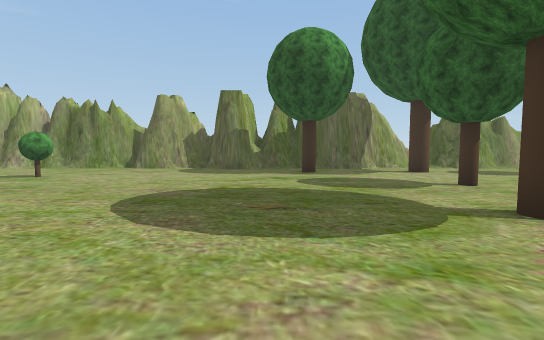
[1] (above)

23 first-person views from a walk through a scene from a Unity 3-D project. The camera is 1.5 m above the floor, tilts 4° down and sees 85° across. The floor is counted in squares, 2 m on a side. Each view is taken from the middle of a square. On the plan, view 1 faces up. The plan holds only what a view shows up to about 10 squares ahead; the rest is blank. The place goes on beyond the plan. Some trees and plants on the terrain are drawn as simple stand-ins. The player character is not drawn. Some surface patterns are stand-ins.

[2]
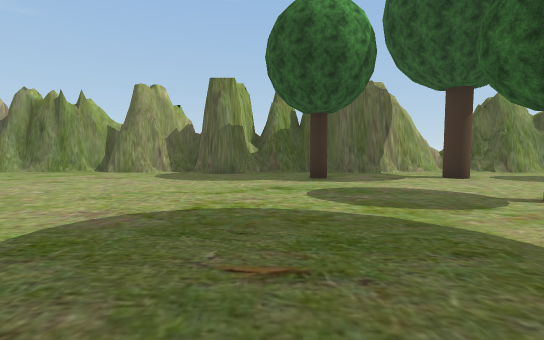

[3]
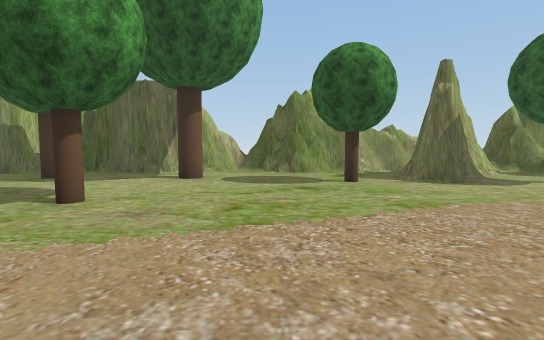

[4]
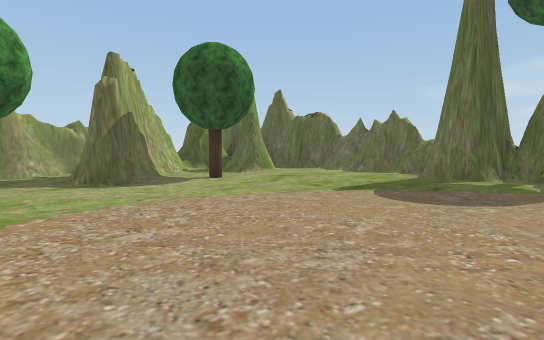

[5]
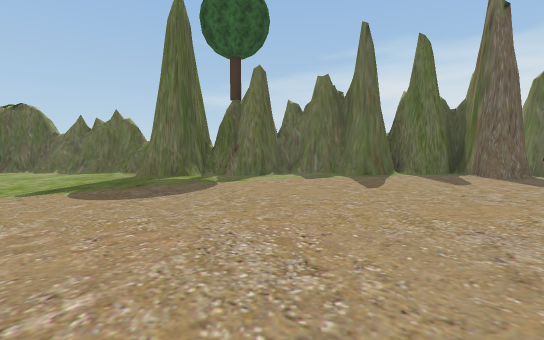

[6]
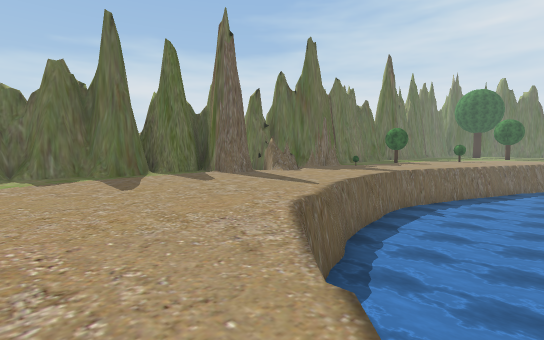

[7]
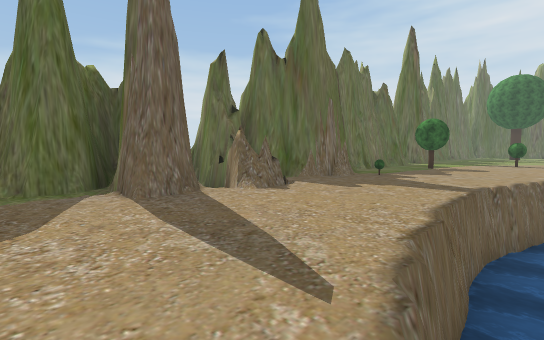

[8]
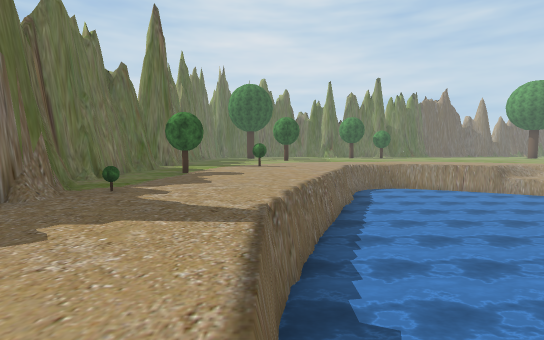

[9]
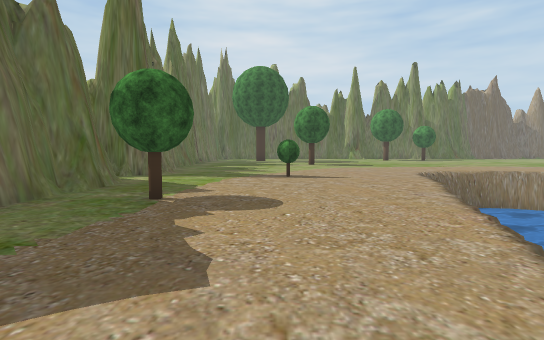

[10]
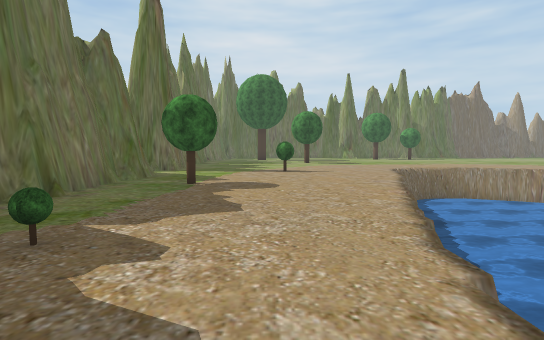

[11]
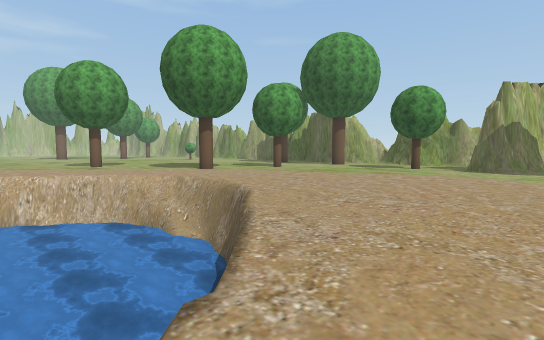

[12]
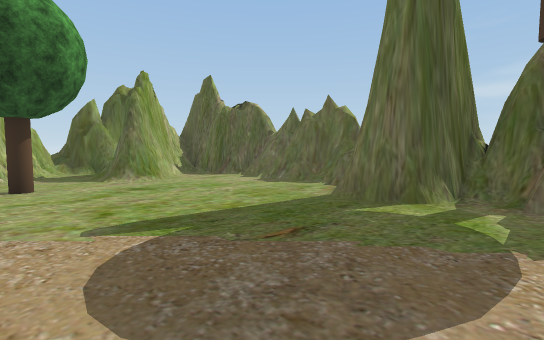

[13]
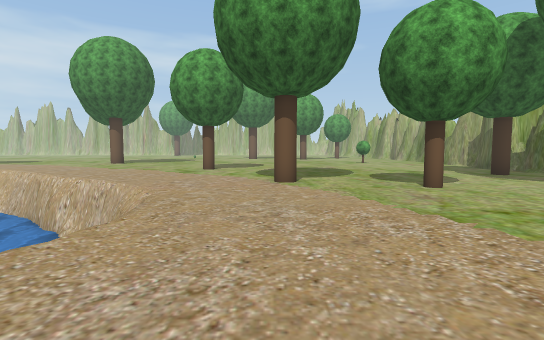

[14]
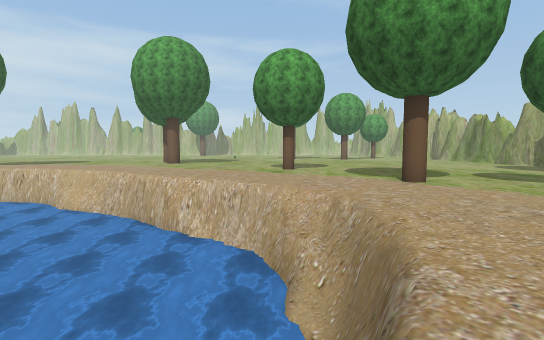

[15]
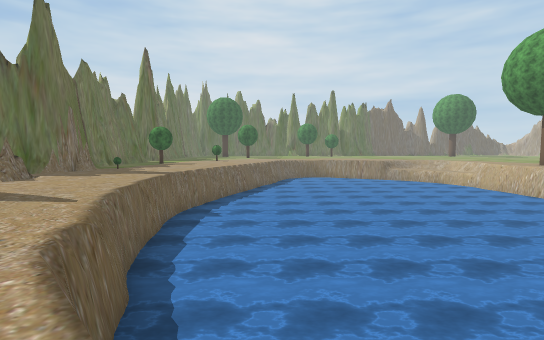

[16]
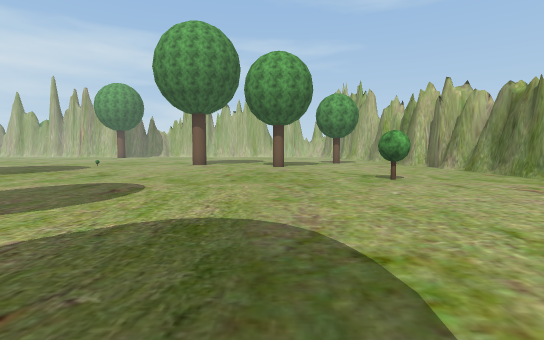

[17]
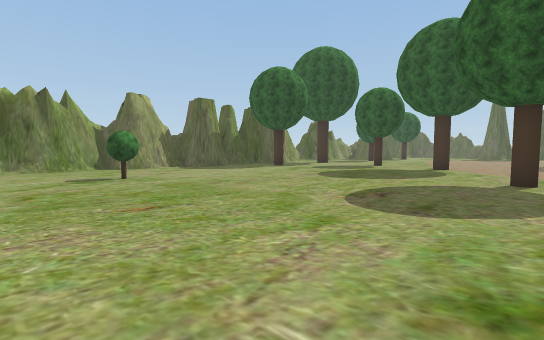

[18]
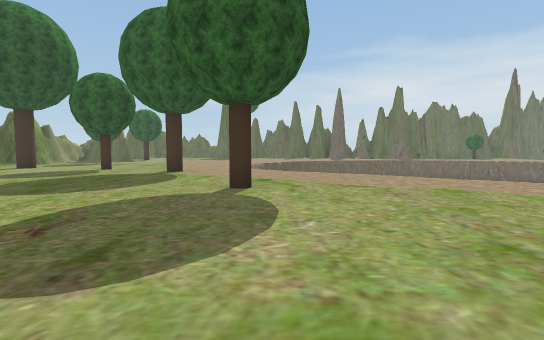

[19]
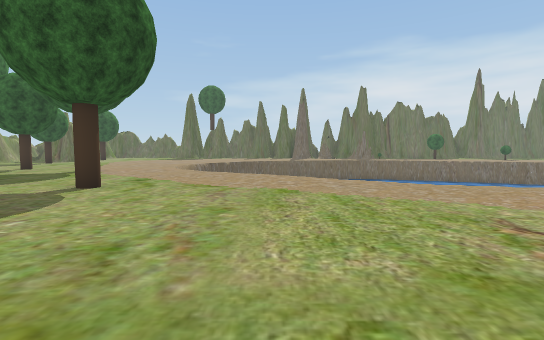

[20]
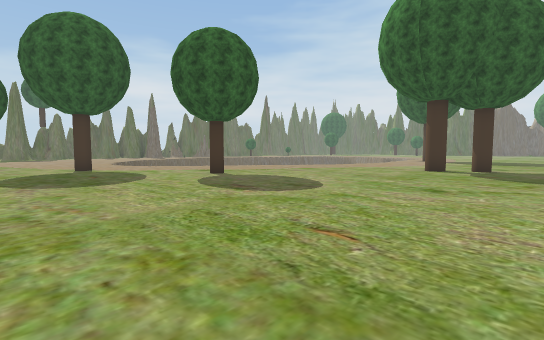

[21]
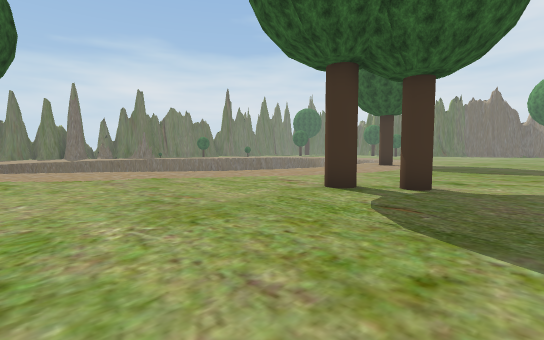

[22]
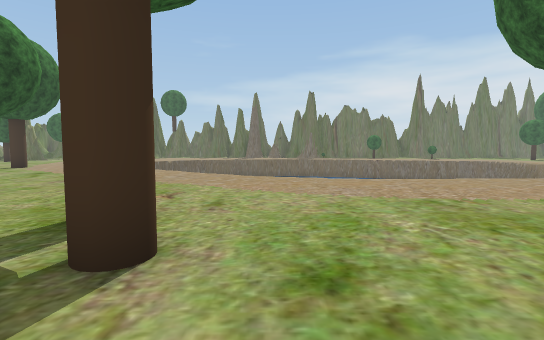

[23]
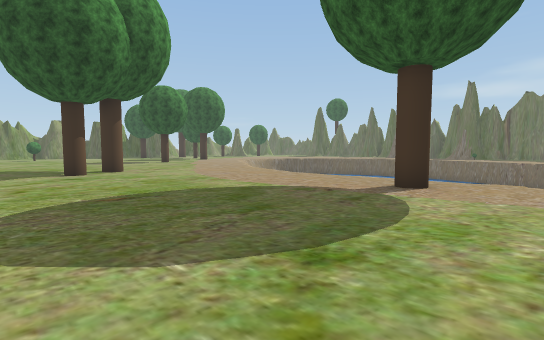

### Floor plan
Key: @ floor where view 1 was taken; # wall or solid block; . floor; / step, stairs or slope; ≈ water the walk keeps out of; v drop or lower ground; T tree.
Columns run from 9 left of view 1 to 19 right of it. Each row starts with its distance up from view 1.
 13                    ##  ###
 12 ###############.####/ ##.#
 11 ..................../##..####
 10 ..........T...T.....##...##.#
  9 ..................T.##.T....#
  8 ...T........................#
  7 ............................#
  6 .............T..............#
  5 ........................../.#
  4 ........................../##
  3 ............T............../#
  2 ...........................##
  1 ...............vvv.........##
  0 ........T@...v≈≈≈≈≈.........#
 -1 ............/≈≈≈≈≈≈≈........#
 -2 ............≈≈≈≈≈≈≈≈≈......##
 -3 ...........v≈≈≈≈≈≈≈≈≈.......#
 -4 ...........≈≈≈≈≈≈≈≈≈≈≈.....##
 -5 ...T......≈≈≈≈≈≈≈≈≈≈≈≈....###
 -6 ..T......v≈≈≈≈≈≈≈≈≈≈≈≈....##
 -7 .........≈≈≈≈≈≈≈≈≈≈≈≈≈≈...##
 -8 ........v≈≈≈≈≈≈≈≈≈≈≈≈≈≈...##
 -9 ........ ≈ ≈≈≈≈≈≈≈≈≈≈≈≈....#
-10 ........  ≈≈≈≈≈≈≈≈≈≈≈≈≈...##
-11 ........         ≈≈≈≈≈...T##
-12 ........≈       ≈≈≈≈≈≈....##
-13 ........       ≈≈≈≈≈≈≈.....#
-14 ......T.≈     ≈≈≈≈≈≈≈......#
-15 ........v     ≈≈≈≈≈≈≈....T.#
-16 ........     ≈≈≈≈≈≈≈v......#
-17                ≈≈≈≈≈.......#
-18                ≈≈≈≈≈.......#
-19               ≈≈≈≈≈....T....
-20                ≈≈  ........##
-21                ≈≈  ........#

Where each view was taken, in squares from view 1:
view 1: 0 up, 0 right, facing up
view 2: 2 up, 0 right, facing up
view 3: 2 up, 7 right, facing up
view 4: 2 up, 9 right, facing up-right
view 5: 1 up, 9 right, facing right
view 6: 1 up, 9 right, facing down-right
view 7: 3 down, 12 right, facing down-right
view 8: 6 down, 13 right, facing down
view 9: 11 down, 14 right, facing down
view 10: 9 down, 14 right, facing down
view 11: 3 down, 13 right, facing up-left
view 12: 2 up, 13 right, facing up-right
view 13: 3 up, 10 right, facing left
view 14: 0 up, 10 right, facing left
view 15: 0 up, 10 right, facing down
view 16: 5 up, 1 right, facing left
view 17: 0 up, 9 left, facing up-right
view 18: 0 up, 7 left, facing right
view 19: 3 down, 7 left, facing right
view 20: 6 up, 9 left, facing down-right
view 21: 0 up, 9 left, facing down-right
view 22: 7 down, 9 left, facing right
view 23: 16 down, 9 left, facing up-right
